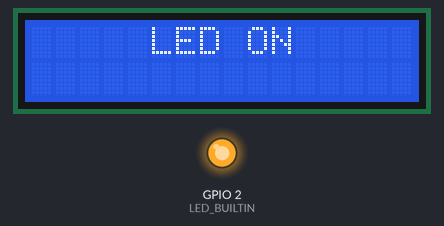
Recording of a sketch running on a simulated ESP32. On the bench: 16×2 character LCD, output pins drawn as LEDs (lit = HIGH).

Above: at 0.1 s.
At 1.6 s:
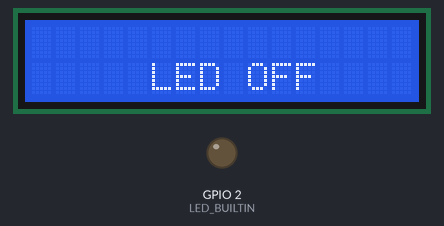
Timing chart, 0 to 130.0 s (numbered marks = the images above):
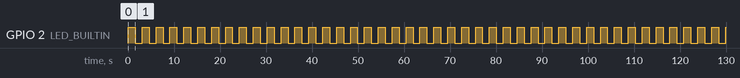

Measured:
- by itself, GPIO 2 (LED_BUILTIN): alternates HIGH for 1.5 s and LOW for 1.5 s

The sketch:

Blink_LED_With_LCD_Display.ino
```cpp
/*
   ESP32 Built-in LED Control with I2C LCD Display

   Description:
   This program demonstrates how to control the built-in LED of an ESP32
   while displaying its status on a 16x2 I2C LCD. When the LED is turned ON,
   the LCD displays "LED ON"; when the LED is turned OFF, it displays "LED OFF".
   The LED and display messages toggle every 1.5 seconds.

   Hardware Requirements:
   - ESP32 Development Board
   - 16x2 I2C LCD Display (I2C Address: 0x27)
   - Appropriate wiring for I2C communication:
     * SDA -> GPIO21
     * SCL -> GPIO22

   Implementation Details:
   - The built-in LED is connected to GPIO2.
   - The LCD communicates using the I2C protocol.
   - The LCD backlight remains ON throughout the operation.
   - A delay of 1.5 seconds is used between each toggle.

   Author: Sanaullah Sajib
   Date: March 2, 2025
*/

#include <LiquidCrystal_I2C.h>               // Include the I2C LCD library
LiquidCrystal_I2C lcd(0x27, 16, 2);          // Initialize LCD with I2C address 0x27, 16 columns, and 2 rows

int LED_BUILTIN = 2;                         // Define the built-in LED pin

void setup() {
  pinMode(LED_BUILTIN, OUTPUT);              // Set the LED pin as an output
  lcd.begin();                               // Initialize the LCD
  lcd.backlight();                           // Turn on the LCD backlight
}

void loop() {
  digitalWrite(LED_BUILTIN, HIGH);           // Turn ON the LED
  lcd.setCursor(5, 0);                       // Set cursor to the center of the first row
  lcd.print("LED ON");                       // Display "LED ON" on the LCD
  delay(1500);                               // Wait for 1.5 seconds
  lcd.clear();                               // Clear the LCD screen
  digitalWrite(LED_BUILTIN, LOW);            // Turn OFF the LED
  lcd.setCursor(5, 1);                       // Set cursor to the center of the second row
  lcd.print("LED OFF");                      // Display "LED OFF" on the LCD
  delay(1500);                               // Wait for 1.5 seconds
  lcd.clear();                               // Clear the LCD screen
}
```
